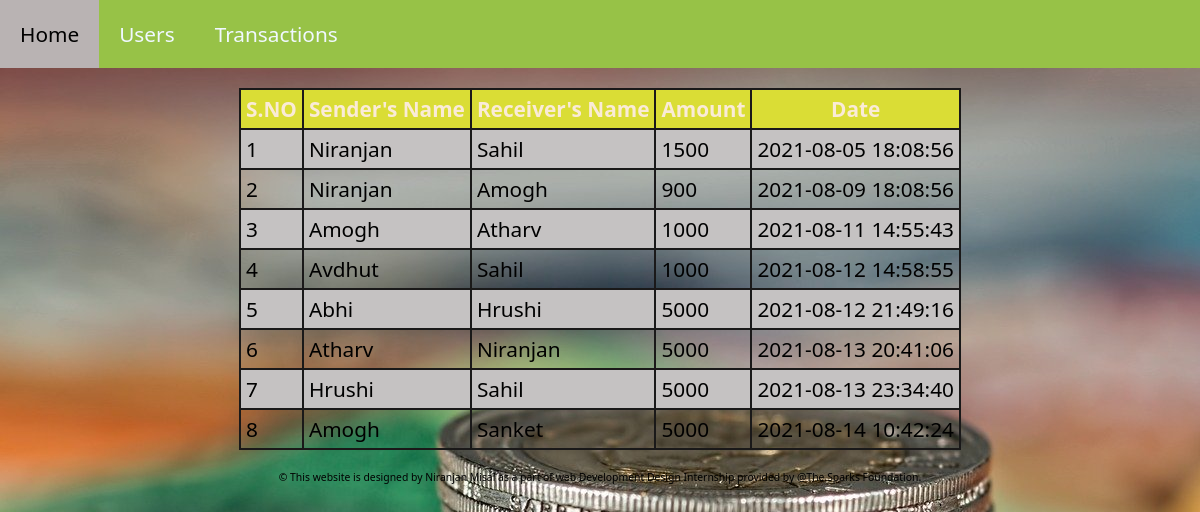
/transaction.php, run on the app's committed database.
### tables this page shows
CREATE TABLE `transaction` (
  `sno` int(3) NOT NULL,
  `sender` text NOT NULL,
  `receiver` text NOT NULL,
  `balance` int(8) NOT NULL,
  `datetime` datetime NOT NULL DEFAULT current_timestamp()
);

### transaction.php (the view, shortened to what this page needs)
<!DOCTYPE html>
<html lang="en">
<head>
</head>
<body>
<?php
 include'navbar.php';
?>
 <table>
     <tr>
         <th>S.NO</th>
         <th>Sender's Name</th>
         <th>Receiver's Name</th>
         <th>Amount</th>
         <th>Date</th>
     </tr>
<?php
       include 'config.php';
       $sql="select * from transaction";
       $query=mysqli_query($conn, $sql);
       while($row=mysqli_fetch_assoc($query))
    {
?>
<tr>
    <td><?php echo $row['sno']; ?></td>
    <td><?php echo $row['sender'];?></td>
    <td><?php echo $row['receiver']; ?></td>
    <td><?php echo $row['balance']; ?></td>
    <td><?php echo $row['datetime']; ?></td>
</tr>
 <?php
      }
?>
</table>
<?php
 include'footer.php';
?>
</body>
</html>

### navbar.php
<DOCTYPE html>
    <html>
        <head>
            <link rel="stylesheet" href="index.css">
        </head>
        <div class="header">
            <ul>
                <li><a href="index.php">Home</a></li>
                <li><a href="user.php">Users</a></li>
                <li><a href="transaction.php">Transactions</a></li>
            </ul>
        </div>
</html>

### footer.php (shortened to what this page needs)
<DOCTYPE html>
    <html>
        <head>
            <link rel="stylesheet" href="index.css">
        </head>
        <div class="footer">
            &copy This website is designed by Niranjan Misal as a part of web Development Design Internship provided by @The Sparks Foundation.</div>
</html>

### index.css (style rules this page uses)
* { margin: 0; padding: 0; box-sizing: border-box; }
html { font-size: 1.3rem; font-family: "Segoe UI", Tahoma, Geneva, Verdana, sans-serif; }
ul { width: 100%; height: 68px; background-color: rgb(151, 194, 71); list-style-type: none; }
li { float: left; }
li a { display: block; text-align: center; text-decoration: none; padding: 20px; color: aliceblue; }
.footer { font-size: 0.5rem; text-align: center; font-weight: 500; }
table, th, td { border: 2px solid rgb(26, 25, 25); border-collapse: collapse; }
th, td { padding: 5px; }
table { margin: 20px auto; }
tr:nth-child(even) { background-color: rgb(197, 194, 194); }
th { background-color: rgb(218, 221, 53); color: antiquewhite; }

### transaction.php (style rules this page uses)
body { background-image:url('Img/transaction.jpg'); }

### data on the page
transaction: sno "1", sender "Niranjan", receiver "Sahil", balance "1500", datetime "2021-08-05 18:08:56"
transaction: sno "2", sender "Niranjan", receiver "Amogh", balance "900", datetime "2021-08-09 18:08:56"
transaction: sno "3", sender "Amogh", receiver "Atharv", balance "1000", datetime "2021-08-11 14:55:43"
transaction: sno "4", sender "Avdhut", receiver "Sahil", balance "1000", datetime "2021-08-12 14:58:55"
transaction: sno "5", sender "Abhi", receiver "Hrushi", balance "5000", datetime "2021-08-12 21:49:16"
transaction: sno "6", sender "Atharv", receiver "Niranjan", balance "5000", datetime "2021-08-13 20:41:06"
transaction: sno "7", sender "Hrushi", receiver "Sahil", balance "5000", datetime "2021-08-13 23:34:40"
transaction: sno "8", sender "Amogh", receiver "Sanket", balance "5000", datetime "2021-08-14 10:42:24"
